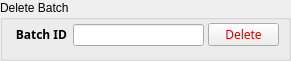
   <widget class="QGroupBox" name="deletebatchgroup">
    <property name="enabled">
     <bool>true</bool>
    </property>
    <property name="geometry">
     <rect>
      <x>310</x>
      <y>79</y>
      <width>291</width>
      <height>61</height>
     </rect>
    </property>
    <property name="title">
     <string>Delete Batch</string>
    </property>
    <widget class="QLineEdit" name="batchdeleteedit">
     <property name="enabled">
      <bool>true</bool>
     </property>
     <property name="geometry">
      <rect>
       <x>73</x>
       <y>24</y>
       <width>131</width>
       <height>22</height>
      </rect>
     </property>
     <property name="font">
      <font>
       <family>Arial Unicode MS</family>
       <pointsize>9</pointsize>
       <weight>75</weight>
       <bold>true</bold>
      </font>
     </property>
     <property name="alignment">
      <set>Qt::AlignCenter</set>
     </property>
    </widget>
    <widget class="QPushButton" name="deletebutton">
     <property name="enabled">
      <bool>true</bool>
     </property>
     <property name="geometry">
      <rect>
       <x>208</x>
       <y>23</y>
       <width>71</width>
       <height>23</height>
      </rect>
     </property>
     <property name="font">
      <font>
       <family>Arial Unicode MS</family>
      </font>
     </property>
     <property name="styleSheet">
      <string notr="true">color: rgb(212, 0, 3);</string>
     </property>
     <property name="text">
      <string>Delete</string>
     </property>
    </widget>
    <widget class="QLabel" name="batchdeletelabel">
     <property name="enabled">
      <bool>true</bool>
     </property>
     <property name="geometry">
      <rect>
       <x>16</x>
       <y>24</y>
       <width>51</width>
       <height>21</height>
      </rect>
     </property>
     <property name="font">
      <font>
       <family>Arial Unicode MS</family>
       <weight>75</weight>
       <bold>true</bold>
      </font>
     </property>
     <property name="text">
      <string>Batch ID</string>
     </property>
     <property name="alignment">
      <set>Qt::AlignRight|Qt::AlignTrailing|Qt::AlignVCenter</set>
     </property>
    </widget>
   </widget>
